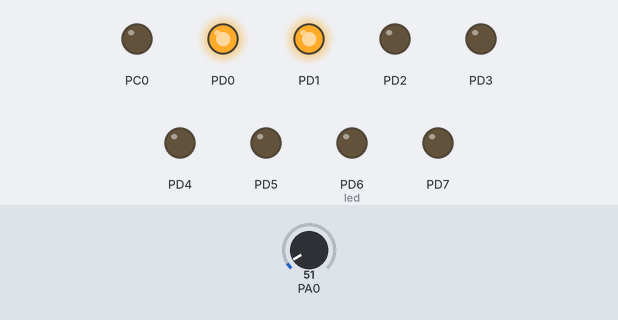
Bench run of a program on a simulated ATmega32, built with avr-gcc and emulated at 8 MHz (the files do not name the chip). Parts: output pins drawn as LEDs (lit = HIGH). The test bench sets the inputs (shaded band); at power-on: PA0 = 51.

Above: at 1.2 s.
1.3 s: PA0 set to 57
At 1.7 s:
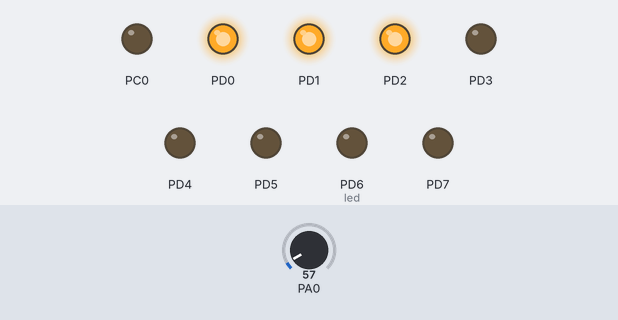
2.8 s: PA0 set to 30
At 4.0 s:
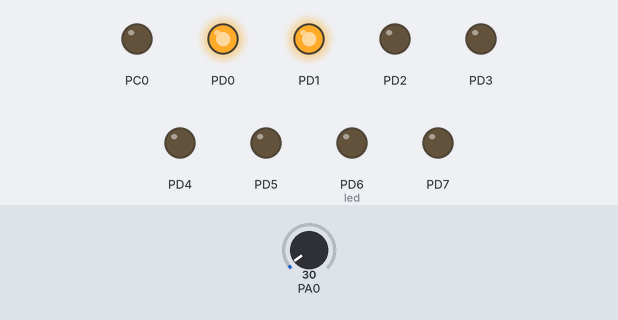
4.3 s: PA0 set to 15
At 5.2 s:
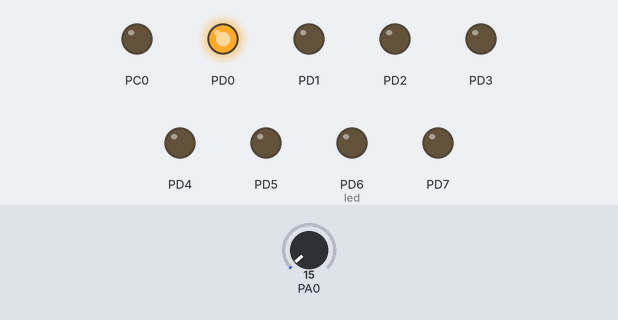
5.8 s: PA0 set to 86
At 6.3 s:
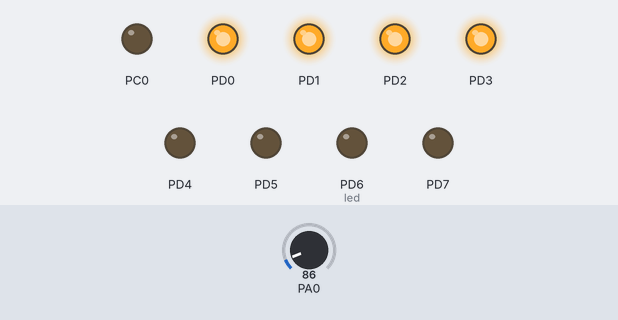
7.3 s: PA0 set to 108
At 8.5 s:
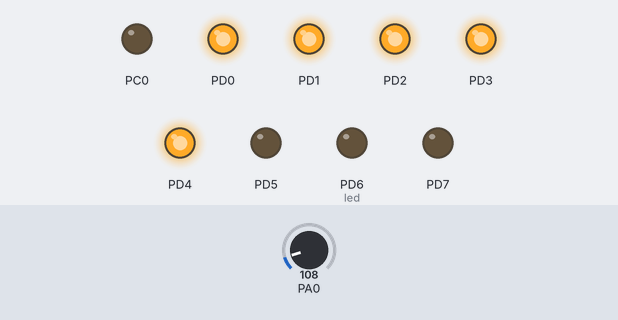
8.8 s: PA0 set to 71
At 9.8 s:
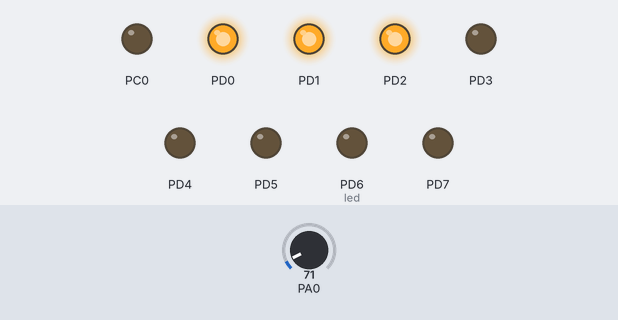
Timing chart, 0 to 11.3 s (numbered marks = the images above; inputs shaded):
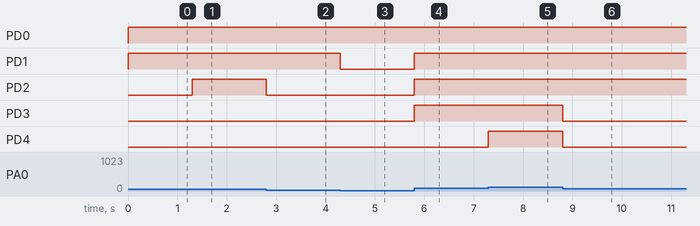

The program:

main.c
```c
#define F_CPU 8000000UL

#include <avr/io.h>
#include <util/delay.h>


void PortyInit()
{
    DDRA &= ~(1<<DDA0); // wejscie ADC0;

	DDRD |= 1<<DDD0;
	DDRD |= 1<<DDD1;
	DDRD |= 1<<DDD2;
	DDRD |= 1<<DDD3;
	DDRD |= 1<<DDD4;
	DDRD |= 1<<DDD5;
	DDRD |= 1<<DDD6;        // 1111 1111 ; wyprowadzenia portu D jako wyjscie dla diod led od PD0 do PD8, osiem diod
	DDRD |= 1<<DDD7;

    DDRC |= (1<<PORTC0);  //wyjscie buzzera
}

void ADC_Init()
{


		ADCSRA |= (1<<ADEN); // wlaczenie adc
		ADCSRA |= (1<<ADPS2);
		ADCSRA |= (1<<ADPS1);
		ADCSRA |= (1<<ADPS0);  // preskaler dzielacy czestotliwosc przez 128

		ADMUX |= (1<<REFS1);
		ADMUX |= (1<<REFS0);  //pomiar wzgledem AVCC
		ADMUX |= (1<<ADLAR);  //8 bit

}

unsigned int ADC_Odczyt()
{
	ADCSRA |= (1<<ADSC);            // pojedyncza konwersja
	while(ADCSRA & (1<<ADSC));      //czeka na zakoñczenie konwersji-czekamy az na bicie ADSC pojawi sie '0'

	return ADCH; //rejestrgdzie jeste wartosc z naszego przetwornika;
}
int main(void)
{
	PortyInit();

	ADC_Init();

    while(1)
    {
       int value_adc =  ADC_Odczyt();					//wartosc z przetwornika adch bo 8 bit ustawilismy
	   int temp =  (value_adc * 0.01 * 1000 ) / 10;
	    //10 mV = 1c z dokumentacji lm35
		//2.56V/255=0.01V warto æ*0.01=.. V

	    if( temp > 30)   // je li temperatura jest powy¿ej 30 stopni ustawiamy PC0 w stan wysoki- czyli w³¹czenie siê buzzera w przeciwnym razie PC0 stan niski
	   PORTC |= (1<<PORTC0);
	   else
	   PORTC &= ~(1<<PORTC0);


		if( temp > 0 && temp <=6)
		{
			PORTD |= 1<<PORTD0;  // zapalenie pierwszej diody (PD0) stan wysoki
			PORTD &= ~(1<<PORTD1);
			PORTD &= ~(1<<PORTD2);
			PORTD &= ~(1<<PORTD3);
			PORTD &= ~(1<<PORTD4);
			PORTD &= ~(1<<PORTD5);
			PORTD &= ~(1<<PORTD6);
			PORTD &= ~(1<<PORTD7);
		}
		else if( temp > 6 && temp <=12)
		{
			PORTD |= 1<<PORTD0 | 1<<PORTD1; // 2 diody
			PORTD &= ~(1<<PORTD2);
			PORTD &= ~(1<<PORTD3);
			PORTD &= ~(1<<PORTD4);
			PORTD &= ~(1<<PORTD5);
			PORTD &= ~(1<<PORTD6);
			PORTD &= ~(1<<PORTD7);
		}
		else if( temp > 12 && temp <=18)
		{
			PORTD |= 1<<PORTD0 | 1<<PORTD1 | 1<<PORTD2; // 3 diody
			PORTD &= ~(1<<PORTD3);
			PORTD &= ~(1<<PORTD4);
			PORTD &= ~(1<<PORTD5);
			PORTD &= ~(1<<PORTD6);
			PORTD &= ~(1<<PORTD7);
		}
		else if( temp > 18 && temp <=24)
		{
			PORTD |= 1<<PORTD0 | 1<<PORTD1 | 1<<PORTD2 | 1<<PORTD3; // 4 diody
			PORTD &= ~(1<<PORTD4);
			PORTD &= ~(1<<PORTD5);
			PORTD &= ~(1<<PORTD6);
			PORTD &= ~(1<<PORTD7);
		}
		else if( temp > 24 && temp <=30)
		{
			PORTD |= 1<<PORTD0 | 1<<PORTD1 | 1<<PORTD2 | 1<<PORTD3 | 1<<PORTD4; //5 diod
			PORTD &= ~(1<<PORTD5);
			PORTD &= ~(1<<PORTD6);
			PORTD &= ~(1<<PORTD7);
		}
		else if( temp > 30 && temp <=36)
		{
			PORTD |= 1<<PORTD0 | 1<<PORTD1 | 1<<PORTD2 | 1<<PORTD3 | 1<<PORTD4 | 1<<PORTD5; //6 diod
			PORTD &= ~(1<<PORTD6);
			PORTD &= ~(1<<PORTD7);
		}
		else if( temp > 36 && temp <=42)
		{
			PORTD |= 1<<PORTD0 | 1<<PORTD1 | 1<<PORTD2 | 1<<PORTD3 | 1<<PORTD4 | 1<<PORTD5 | 1<<PORTD6; //7 diod
			PORTD &= ~(1<<PORTD7);
		}
		else
			PORTD |= 1<<PORTD0 | 1<<PORTD1 | 1<<PORTD2 | 1<<PORTD3 | 1<<PORTD4 | 1<<PORTD5 | 1<<PORTD6 | 1<<PORTD7;	 //8 diod

    }
}
```

Measured:
- the behaviour switches between 51 and 52 on PA0 (found by bisection; images 0 and 1)
- the behaviour switches between 99 and 100 on PA0 (found by bisection; images 4 and 5)
- after the input at 1.3 s, PD2: LOW → HIGH at once
- after the input at 2.8 s, PD2: HIGH → LOW at once
- after the input at 4.3 s, PD1: HIGH → LOW at once
- after the input at 5.8 s, PD1–3: LOW → HIGH at once
- after the input at 7.3 s, PD4: LOW → HIGH at once
- after the input at 8.8 s, PD3, PD4: HIGH → LOW at once
